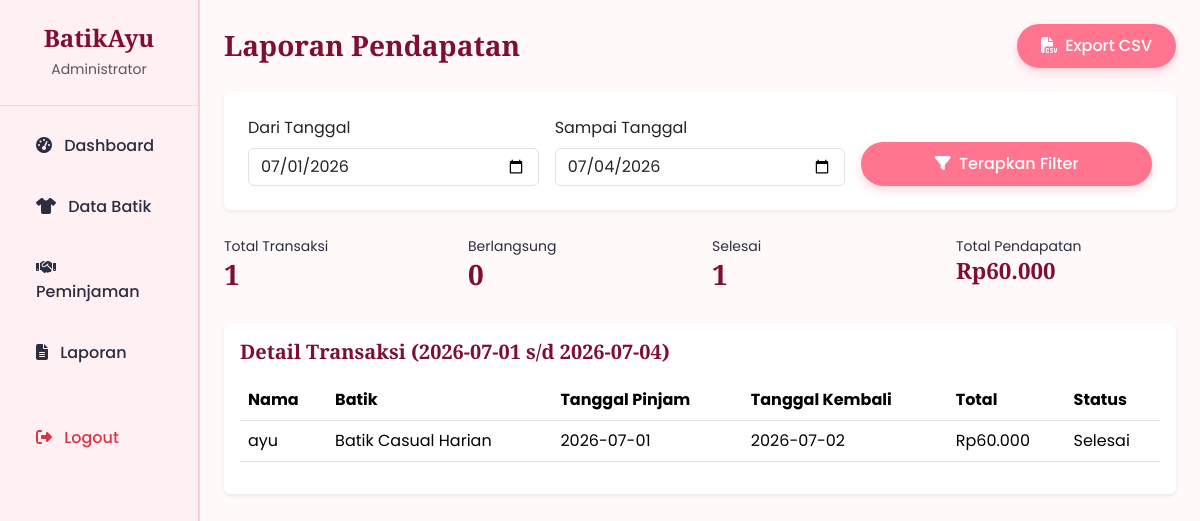
Page /admin/laporan.php (signed in) on the committed database.
### tables this page shows
CREATE TABLE `penyewaan` (
  `id` int(11) NOT NULL,
  `nama_penyewa` varchar(100) NOT NULL,
  `no_hp` varchar(20) NOT NULL,
  `batik_id` int(11) NOT NULL,
  `tanggal_pinjam` date NOT NULL,
  `tanggal_kembali` date NOT NULL,
  `jumlah_hari` int(11) NOT NULL,
  `total_harga` decimal(10,2) NOT NULL,
  `status_sewa` enum('Berlangsung','Selesai') NOT NULL DEFAULT 'Berlangsung',
  `created_at` timestamp NOT NULL DEFAULT current_timestamp()
);

CREATE TABLE `batik` (
  `id` int(11) NOT NULL,
  `nama_batik` varchar(100) NOT NULL,
  `ukuran` enum('S','M','L','XL') NOT NULL,
  `warna` varchar(50) NOT NULL,
  `harga_per_hari` decimal(10,2) NOT NULL,
  `status` enum('Tersedia','Sedang Dipinjam') NOT NULL DEFAULT 'Tersedia',
  `gambar` varchar(255) DEFAULT 'default.jpg',
  `deskripsi` text DEFAULT NULL,
  `created_at` timestamp NOT NULL DEFAULT current_timestamp()
);

### koneksi.php (called while the page is built, shortened)
<?php
function formatRupiah($angka) {
    return "Rp" . number_format($angka, 0, ',', '.');
}

### admin/laporan.php (the view, shortened to what this page needs)
<?php
require_once '../koneksi.php';
$dariTanggal   = trim($_GET['dari'] ?? date('Y-m-01'));
$sampaiTanggal = trim($_GET['sampai'] ?? date('Y-m-d'));
$sql = "SELECT p.*, b.nama_batik FROM penyewaan p
        JOIN batik b ON p.batik_id = b.id
        WHERE DATE(p.tanggal_pinjam) BETWEEN :dari AND :sampai
        ORDER BY p.tanggal_pinjam ASC";
$stmt = $pdo->prepare($sql);
$stmt->execute([':dari' => $dariTanggal, ':sampai' => $sampaiTanggal]);
$data = $stmt->fetchAll();
$totalTransaksi  = count($data);
$totalPendapatan = array_sum(array_column($data, 'total_harga'));
$totalSelesai    = count(array_filter($data, fn($r) => $r['status_sewa'] === 'Selesai'));
$totalBerlangsung = $totalTransaksi - $totalSelesai;
?>
<!DOCTYPE html>
<html lang="id">
<head>
<link href="https://cdn.jsdelivr.net/npm/bootstrap@5.3.3/dist/css/bootstrap.min.css" rel="stylesheet">
<link rel="stylesheet" href="https://cdnjs.cloudflare.com/ajax/libs/font-awesome/6.5.1/css/all.min.css">
<link href="..assets/css/style.css" rel="stylesheet">
</head>
<body>
<div class="row g-0">
    <?php include 'sidebar.php'; ?>
    <div class="col-lg-10 col-md-9">
        <div class="container-fluid py-4 px-4">
            <div class="d-flex justify-content-between align-items-center mb-4">
                <h3 class="mb-0 text-red-dark">Laporan Pendapatan</h3>
                <a href="laporan.php?dari=<?= urlencode($dariTanggal) ?>&sampai=<?= urlencode($sampaiTanggal) ?>&export=csv"
                   class="btn btn-batik-primary">
                    <i class="fa-solid fa-file-csv me-1"></i> Export CSV
                </a>
            </div>
            <div class="card rounded-xl border-0 shadow-sm mb-4">
                <div class="card-body p-4">
                    <form method="GET" class="row g-3 align-items-end">
                        <div class="col-md-4">
                            <label class="form-label">Dari Tanggal</label>
                            <input type="date" name="dari" class="form-control" value="<?= htmlspecialchars($dariTanggal) ?>">
                        </div>
                        <div class="col-md-4">
                            <label class="form-label">Sampai Tanggal</label>
                            <input type="date" name="sampai" class="form-control" value="<?= htmlspecialchars($sampaiTanggal) ?>">
                        </div>
                        <div class="col-md-4">
                            <button type="submit" class="btn btn-batik-primary w-100">
                                <i class="fa-solid fa-filter me-1"></i> Terapkan Filter
                            </button>
                        </div>
                    </form>
                </div>
            </div>
            <div class="row g-4 mb-4">
                <div class="col-md-6 col-xl-3">
                    <div class="stat-card stat-pink">
                        <small>Total Transaksi</small>
                        <h3><?= $totalTransaksi ?></h3>
                    </div>
                </div>
                <div class="col-md-6 col-xl-3">
                    <div class="stat-card stat-red">
                        <small>Berlangsung</small>
                        <h3><?= $totalBerlangsung ?></h3>
                    </div>
                </div>
                <div class="col-md-6 col-xl-3">
                    <div class="stat-card stat-green">
                        <small>Selesai</small>
                        <h3><?= $totalSelesai ?></h3>
                    </div>
                </div>
                <div class="col-md-6 col-xl-3">
                    <div class="stat-card stat-gold">
                        <small>Total Pendapatan</small>
                        <h3 style="font-size:1.4rem;"><?= formatRupiah($totalPendapatan) ?></h3>
                    </div>
                </div>
            </div>
            <div class="card rounded-xl border-0 shadow-sm">
                <div class="card-body">
                    <h5 class="mb-3 text-red-dark">
                        Detail Transaksi (<?= htmlspecialchars($dariTanggal) ?> s/d <?= htmlspecialchars($sampaiTanggal) ?>)
                    </h5>
                    <div class="table-responsive">
                        <table class="table table-batik align-middle">
                            <thead>
                                <tr>
                                    <th>Nama</th>
                                    <th>Batik</th>
                                    <th>Tanggal Pinjam</th>
                                    <th>Tanggal Kembali</th>
                                    <th>Total</th>
                                    <th>Status</th>
                                </tr>
                            </thead>
                            <tbody>
                                <?php foreach ($data as $r): ?>
                                <tr>
                                    <td><?= htmlspecialchars($r['nama_penyewa']) ?></td>
                                    <td><?= htmlspecialchars($r['nama_batik']) ?></td>
                                    <td><?= htmlspecialchars($r['tanggal_pinjam']) ?></td>
                                    <td><?= htmlspecialchars($r['tanggal_kembali']) ?></td>
                                    <td><?= formatRupiah($r['total_harga']) ?></td>
                                    <td>
                                        <?php if ($r['status_sewa'] === 'Berlangsung'): ?>
                                            <span class="badge-dipinjam">Berlangsung</span>
                                        <?php else: ?>
                                            <span class="badge-tersedia">Selesai</span>
                                        <?php endif; ?>
                                    </td>
                                </tr>
                                <?php endforeach; ?>
                            </tbody>
                        </table>
                    </div>
                </div>
            </div>
        </div>
    </div>
</div>
</body>
</html>

### assets/css/style.css (style rules this page uses)
:root { --soft-pink: #fff0f3; --pink-light: #ffccd5; --pink: #ffb3c1; --pink-medium: #ff758f; --pink-bold: #c9184a; --red-dark: #800f2f; --text-dark: #2b2d42; --white: #ffffff; }
body { font-family: 'Poppins', sans-serif; color: var(--text-dark); background-color: #fff9fa; }
h1, h2, h3, h4, h5, h6, .navbar-brand { font-family: 'Playfair Display', serif; color: var(--red-dark); font-weight: 700; }
.btn-batik-primary { background-color: var(--pink-medium); color: var(--white); border: none; font-weight: 500; padding: 10px 24px; border-radius: 30px; transition: all 0.2s ease; box-shadow: 0 4px 10px rgba(255, 117, 143, 0.3); }

### rows in the picture
penyewaan: status_sewa "0", status_sewa "1", nama_penyewa "ayu", batik.nama_batik "Batik Casual Harian", tanggal_pinjam "2026-07-01", tanggal_kembali "2026-07-02", total_harga "Rp60.000", shows "Selesai"

### other values in the picture
$totalTransaksi "1"
formatRupiah($totalPendapatan) "Rp60.000"
$dariTanggal "2026-07-01"
$sampaiTanggal "2026-07-04"
